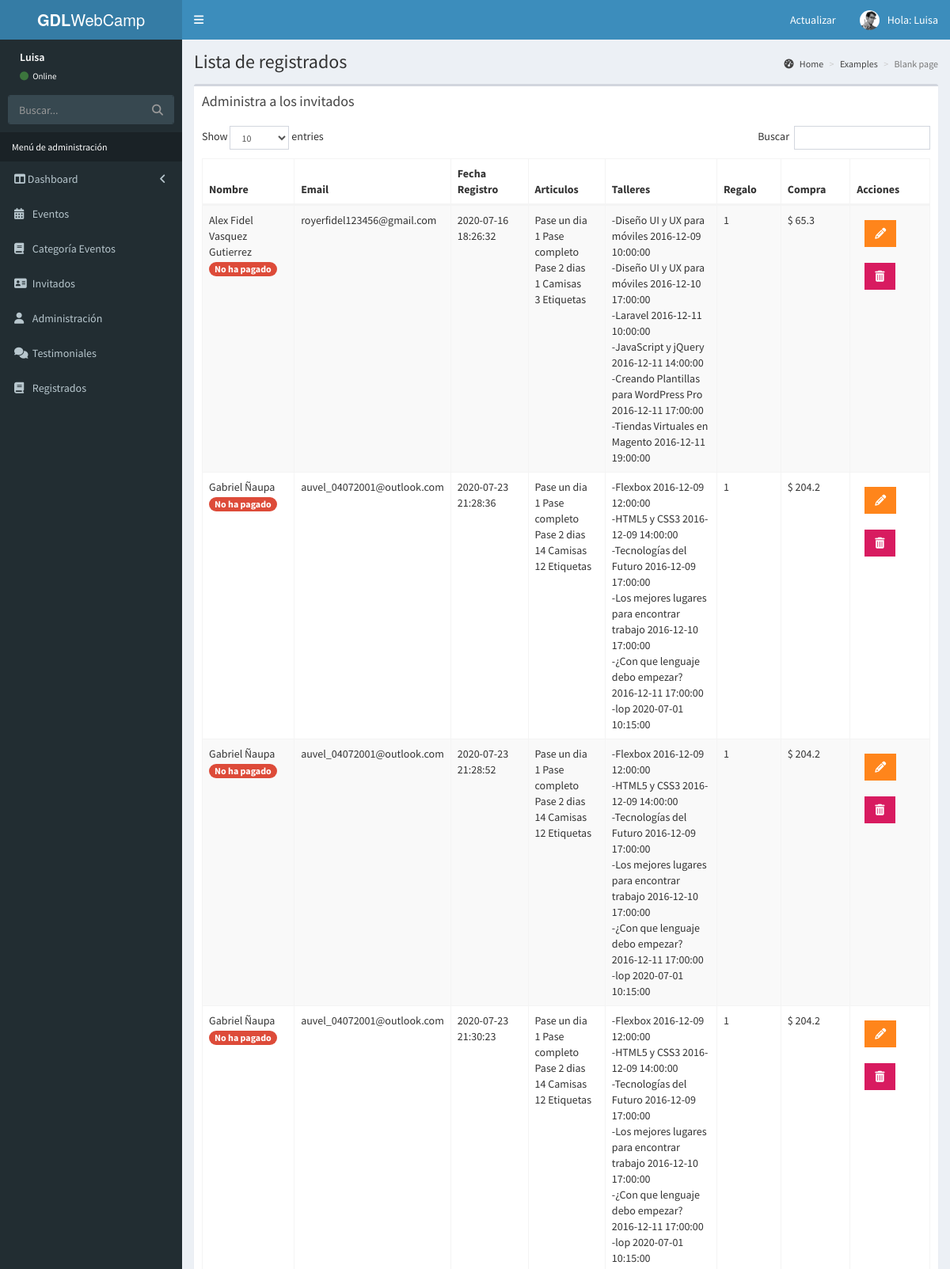
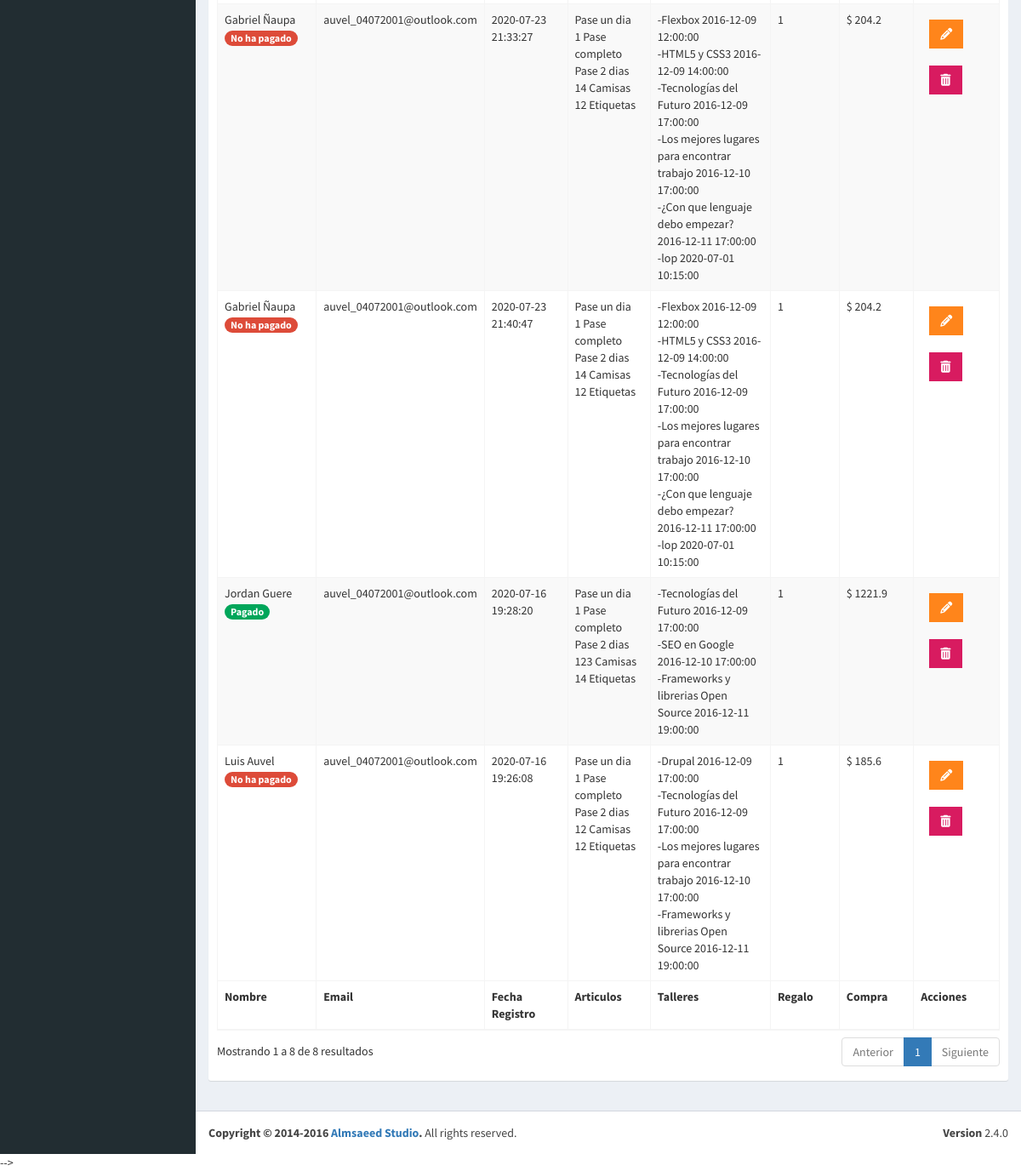
The page /admin/lista-registrados.php (signed in) on the database its author committed (2 pictures, top to bottom).
### tables this page shows
CREATE TABLE `registrados` (
  `id_registrado` bigint(20) NOT NULL,
  `nombre_registrado` varchar(50) NOT NULL,
  `apellido_registrado` varchar(50) NOT NULL,
  `email_registrado` varchar(100) NOT NULL,
  `fecha_registro` datetime NOT NULL,
  `pases_articulos` longtext NOT NULL,
  `talleres_registrados` longtext NOT NULL,
  `regalo` int(11) NOT NULL,
  `total_pagado` varchar(50) NOT NULL,
  `pagado` int(1) NOT NULL DEFAULT 0
);

CREATE TABLE `eventos` (
  `evento_id` tinyint(10) NOT NULL,
  `nombre_evento` varchar(60) NOT NULL,
  `fecha_evento` date NOT NULL,
  `hora_evento` time NOT NULL,
  `id_cat_evento` tinyint(10) NOT NULL,
  `id_inv` tinyint(4) NOT NULL,
  `clave` varchar(10) NOT NULL,
  `editado` datetime NOT NULL
);

### admin/lista-registrados.php (the view, shortened to what this page needs)
<?php
  include_once 'templates/header.php';
  include_once 'templates/barra.php';
  include_once 'templates/navegacion.php';
  include_once 'funciones/funciones.php';
?>
  <div class="content-wrapper">
    <section class="content-header">
      <h1>
        Lista de registrados
      </h1>
      <ol class="breadcrumb">
        <li><a href="#"><i class="fa fa-dashboard"></i> Home</a></li>
        <li><a href="#">Examples</a></li>
        <li class="active">Blank page</li>
      </ol>
    </section>
    <section class="content">
      <div class="row">
        <div class="col-xs-12">
          <div class="box">
            <div class="box-header">
              <h3 class="box-title">Administra a los invitados</h3>
            </div>
            <div class="box-body">
              <table id="registros" class="table table-bordered table-striped">
                <thead>
                <tr>
                  <th>Nombre</th>
                  <th>Email</th>
                  <th>Fecha Registro</th>
                  <th>Articulos</th>
                  <th>Talleres</th>
                  <th>Regalo</th>
                  <th>Compra</th>
                  <th>Acciones</th>
                </tr>
                </thead>
                <tbody>
              	<?php
              		try {
              			$sql="SELECT registrados.*, regalos.nombre_regalo FROM registrados
                    JOIN  regalos ON registrados.regalo=regalos.id_regalo";
              			$resultado=$conn->query($sql);
              		} catch (Exception $e) {
              			echo 'Error: '.$e->getMessage();
              		}
              		while($registrado=$resultado->fetch_assoc()){
              			?>
              			<tr>
		                  <td><?php
                            echo $registrado['nombre_registrado']." ".$registrado['apellido_registrado'];
                            $pagado=$registrado['pagado'];
                            if ($pagado) {
                              echo "<br><span class='badge bg-green'>Pagado</span>";
                            }else{
                              echo "<br><span class='badge bg-red'>No ha pagado</span>";
                            }
                          ?>
                      </td>
		                  <td><?php echo $registrado['email_registrado']; ?></td>
                      <td><?php echo $registrado['fecha_registro']; ?></td>
                      <td>
                        <?php
                          $articulos=json_decode($registrado['pases_articulos'], true);
                          $arreglo_articulos=array(
                            'un_dia'=>'Pase un dia',
                            'pase_2dias'=>'Pase 2 dias',
                            'pase_completo'=>'Pase completo',
                            'camisas'=>'Camisas',
                            'etiquetas'=>'Etiquetas'
                          );
                          foreach ($articulos as $llave => $articulo) {
                            if (array_key_exists('cantidad', $articulos)) {
                              echo $articulo['cantidad']." ".$arreglo_articulos[$llave]."<br>";
                            }else{
                              echo $articulo." ".$arreglo_articulos[$llave]."<br>";
                            }
                          }
                        ?>
                      </td>
                      <td>
                        <?php
                          $eventos_resultado=$registrado['talleres_registrados'];
                          if ($eventos_resultado!="") {
                            $talleres=json_decode($eventos_resultado, true);
                            $talleres=implode("','", $talleres['eventos']);
                            $sql_talleres="SELECT  nombre_evento, fecha_evento, hora_evento FROM eventos WHERE evento_id IN ('".$talleres."')";
                            $resultado_talleres=$conn->query($sql_talleres);
                            while ($eventos=$resultado_talleres->fetch_assoc()) {
                              echo "-".$eventos['nombre_evento']." ".$eventos['fecha_evento']." ".$eventos['hora_evento']."<br>";
                            }
                          }
                        ?>
                      </td>
                      <td><?php echo $registrado['regalo']; ?></td>
                      <td>$ <?php echo (float)$registrado['total_pagado']; ?></td>
		                  <td>
		                  	<a href="editar-registro.php?id=<?php echo $registrado['id_registrado']; ?>" class="btn bg-orange btn-flat margin"><i class="fas fa-pencil-alt"></i></a>
		                  	<a href="#" data-id="<?php echo $registrado['id_registrado']; ?>" class="btn bg-maroon btn-flat margin borrar_registro" data-tipo="registro"><i class="fa fa-trash"></i></a>
		                  </td>
		                </tr>
              			<?php
              		}
              	?>
                </tbody>
                <tfoot>
                <tr>
                  <th>Nombre</th>
                  <th>Email</th>
                  <th>Fecha Registro</th>
                  <th>Articulos</th>
                  <th>Talleres</th>
                  <th>Regalo</th>
                  <th>Compra</th>
                  <th>Acciones</th>
                </tr>
                </tfoot>
              </table>
            </div>
          </div>
        </div>
      </div>
    </section>
  </div>
<?php
  include_once 'templates/footer.php';
?>

### admin/css/admin.css (style rules this page uses)
.content-wrapper { overflow: auto; }

### rows shown on the page
registrados: nombre_registrado "Alex Fidel", apellido_registrado "Vasquez Gutierrez", pagado "No ha pagado", email_registrado "royerfidel123456@gmail.com", fecha_registro "2020-07-16 18:26:32", llave "Pase un dia", pases_articulos "1", llave "Pase completo", llave "Pase 2 dias", llave "Camisas", pases_articulos "3", llave "Etiquetas", regalo "1", total_pagado "65.3"
eventos: nombre_evento "Diseño UI y UX para móviles", fecha_evento "2016-12-09", hora_evento "10:00:00"
eventos: nombre_evento "Diseño UI y UX para móviles", fecha_evento "2016-12-10", hora_evento "17:00:00"
eventos: nombre_evento "Laravel", fecha_evento "2016-12-11", hora_evento "10:00:00"
eventos: nombre_evento "JavaScript y jQuery", fecha_evento "2016-12-11", hora_evento "14:00:00"
eventos: nombre_evento "Creando Plantillas para WordPress Pro", fecha_evento "2016-12-11", hora_evento "17:00:00"
eventos: nombre_evento "Tiendas Virtuales en Magento", fecha_evento "2016-12-11", hora_evento "19:00:00"
registrados: nombre_registrado "Luis", apellido_registrado "Auvel", pagado "No ha pagado", email_registrado "auvel_04072001@outlook.com", fecha_registro "2020-07-16 19:26:08", llave "Pase un dia", pases_articulos "1", llave "Pase completo", llave "Pase 2 dias", pases_articulos "12", llave "Camisas", llave "Etiquetas", regalo "1", total_pagado "185.6"
eventos: nombre_evento "Drupal", fecha_evento "2016-12-09", hora_evento "17:00:00"
eventos: nombre_evento "Tecnologías del Futuro", fecha_evento "2016-12-09", hora_evento "17:00:00"
eventos: nombre_evento "Los mejores lugares para encontrar trabajo", fecha_evento "2016-12-10", hora_evento "17:00:00"
eventos: nombre_evento "Frameworks y librerias Open Source", fecha_evento "2016-12-11", hora_evento "19:00:00"
registrados: nombre_registrado "Jordan", apellido_registrado "Guere", pagado "Pagado", email_registrado "auvel_04072001@outlook.com", fecha_registro "2020-07-16 19:28:20", llave "Pase un dia", pases_articulos "1", llave "Pase completo", llave "Pase 2 dias", pases_articulos "123", llave "Camisas", pases_articulos "14", llave "Etiquetas", regalo "1", total_pagado "1221.9"
eventos: nombre_evento "SEO en Google", fecha_evento "2016-12-10", hora_evento "17:00:00"
registrados: nombre_registrado "Gabriel", apellido_registrado "Ñaupa", pagado "No ha pagado", email_registrado "auvel_04072001@outlook.com", fecha_registro "2020-07-23 21:28:36", llave "Pase un dia", pases_articulos "1", llave "Pase completo", llave "Pase 2 dias", pases_articulos "14", llave "Camisas", pases_articulos "12", llave "Etiquetas", regalo "1", total_pagado "204.2"
eventos: nombre_evento "Flexbox", fecha_evento "2016-12-09", hora_evento "12:00:00"
eventos: nombre_evento "HTML5 y CSS3", fecha_evento "2016-12-09", hora_evento "14:00:00"
eventos: nombre_evento "¿Con que lenguaje debo empezar?", fecha_evento "2016-12-11", hora_evento "17:00:00"
eventos: nombre_evento "lop", fecha_evento "2020-07-01", hora_evento "10:15:00"
registrados: nombre_registrado "Gabriel", apellido_registrado "Ñaupa", pagado "No ha pagado", email_registrado "auvel_04072001@outlook.com", fecha_registro "2020-07-23 21:28:52", llave "Pase un dia", pases_articulos "1", llave "Pase completo", llave "Pase 2 dias", pases_articulos "14", llave "Camisas", pases_articulos "12", llave "Etiquetas", regalo "1", total_pagado "204.2"
registrados: nombre_registrado "Gabriel", apellido_registrado "Ñaupa", pagado "No ha pagado", email_registrado "auvel_04072001@outlook.com", fecha_registro "2020-07-23 21:30:23", llave "Pase un dia", pases_articulos "1", llave "Pase completo", llave "Pase 2 dias", pases_articulos "14", llave "Camisas", pases_articulos "12", llave "Etiquetas", regalo "1", total_pagado "204.2"
registrados: nombre_registrado "Gabriel", apellido_registrado "Ñaupa", pagado "No ha pagado", email_registrado "auvel_04072001@outlook.com", fecha_registro "2020-07-23 21:33:27", llave "Pase un dia", pases_articulos "1", llave "Pase completo", llave "Pase 2 dias", pases_articulos "14", llave "Camisas", pases_articulos "12", llave "Etiquetas", regalo "1", total_pagado "204.2"
registrados: nombre_registrado "Gabriel", apellido_registrado "Ñaupa", pagado "No ha pagado", email_registrado "auvel_04072001@outlook.com", fecha_registro "2020-07-23 21:40:47", llave "Pase un dia", pases_articulos "1", llave "Pase completo", llave "Pase 2 dias", pases_articulos "14", llave "Camisas", pases_articulos "12", llave "Etiquetas", regalo "1", total_pagado "204.2"

### other values the page prints
$_SESSION['nombre'] "Luisa"
